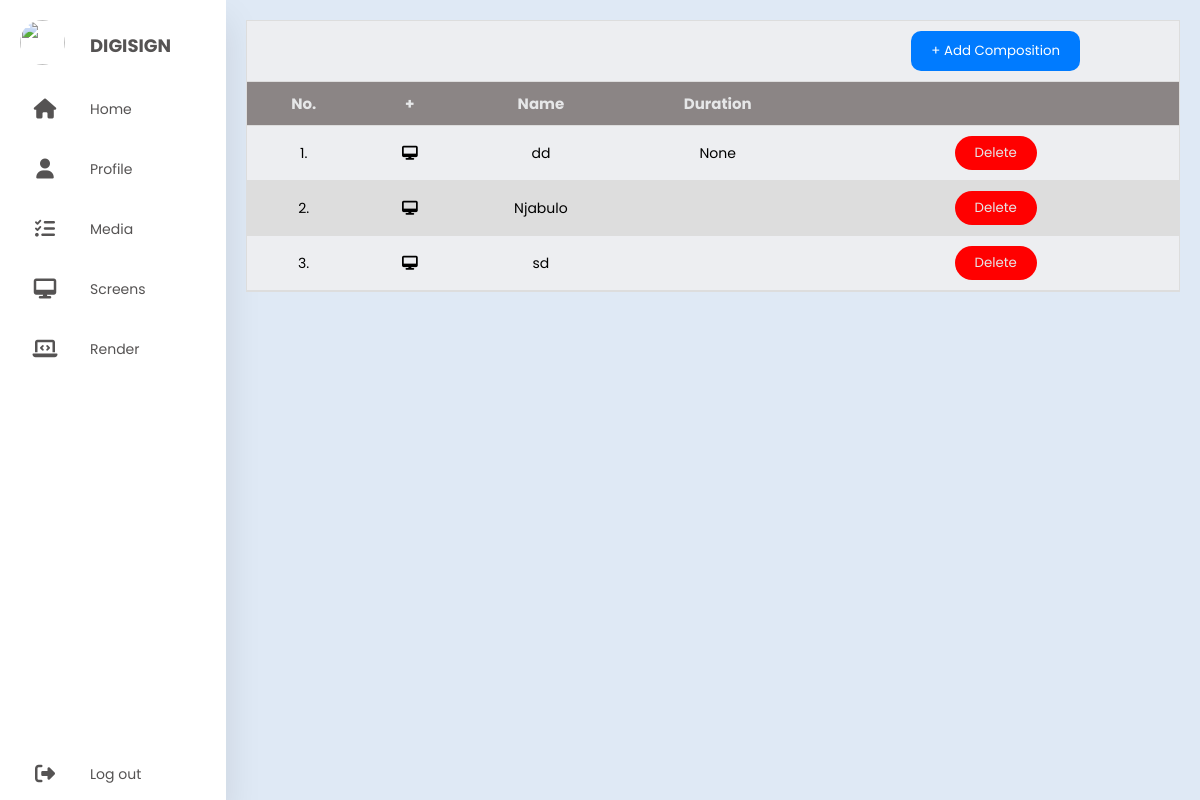
The app's page /render (signed in) with its own data.
### website/models.py (models this page shows)
class Composition(db.Model):
    id = db.Column(db.Integer, primary_key=True)
    name = db.Column(db.String(150), nullable=False)
    description = db.Column(db.String(500), nullable=True)
    user_id = db.Column(db.Integer, db.ForeignKey('user.id'), nullable=False)  # Each composition belongs to one user
    duration = db.Column(db.String(50), nullable=True)
    screens = db.relationship('Screen', backref='composition', lazy=True)
    contents = db.relationship('Content', secondary=composition_content, lazy='subquery',
                               backref=db.backref('compositions', lazy=True))  # Composition can have many contents

### website/views.py (the view)
@views.route("/render", methods=["GET","POST"])
@login_required
def render():
    return render_template("render.html", user=current_user)

### website/__init__.py (called while the page is built)
def create_app():
    app = Flask(__name__)
    app.config["SECRET_KEY"] = 'weebvefbvobewivbw'
    app.config["SQLALCHEMY_DATABASE_URI"] = f"sqlite:///{DB_NAME}"
    app.config['UPLOAD_FOLDER'] = 'static/userFiles'
    db.init_app(app)
    login_manager = LoginManager()
    login_manager.login_view = "auth.login"     #Redirect to login page if user not logged in
    login_manager.init_app(app)
    from .views import views
    from .auth import auth
    app.register_blueprint(views, url_prefix="/")
    app.register_blueprint(auth, url_prefix="/")
    from .models import User, Content
    create_database(app)
    login_manager = LoginManager()
    login_manager.login_view = "auth.login"     #Redirect to auth.login if user not logged in
    login_manager.init_app(app)
    @login_manager.user_loader
    def load_user(id):
        return User.query.get(int(id))
    return app

### website/templates/render.html (shortened to what this page needs)
{% extends "dashboard.html" %}
{% block style%}
<link rel="stylesheet" href="../static/css/media_style.css" />
<link rel="stylesheet" href="../static/css/screens_style.css" />
{% endblock %}
{% block content %}
<div class="header_fixed">
    <table>
        <thead
            <tr>
                <td></td>
                <td></td>
                <td></td>
                <td>{{msg}}</td>
                <td><button onclick="location.href='/addComposition'">+ Add Composition</button></td>
            <tr>
                <th>No.</th>
                <th> + </th>
                <th>Name</th>
                <th>Duration</th>
                <th></th>
            </tr>
        </thead>
        {% for composition in user.compositions %}
        <tr>
            <td>
                {{ loop.index }}.
            </td>
            <td>
                <i class="fas fa-desktop"></i>
            </td>
            <td>
                {{composition.name}}
            </td>
            <td>
                {{composition.duration}}
            </td>
            <td>
                <button type="button" onClick="confirmDelete( {{ composition.id }} )">
                Delete
                </button>
            </td>
        </tr>
        {% endfor %}
{% endblock %}

### website/static/css/base_style.css (style rules this page uses)
* { margin: 0; padding: 0; outline: none; border: none; text-decoration: none; box-sizing: border-box; font-family: "Poppins", sans-serif; }
body { background: #dfe9f5; }

### website/static/css/media_style.css (style rules this page uses)
table { width: 100%; border-collapse: collapse; height: 50px; text-align: center; }
.header_fixed { max-height: 100vh; width: 100%; overflow: auto; border: 1px solid #dddddd; }
.header_fixed thead th { position: sticky; top: 10px; background-color: rgb(139, 133, 133); color: #e6e7e8; font-size: 15px; }
th, td { border-bottom: 1px solid #dddddd; padding: 10px 20px; font-size: 14px; height: 30px; }
tr:nth-child(even) { background-color: #dddddd; }
tr:nth-child(odd) { background-color: #edeef1; }
td button { border: none; padding: 7px 20px; border-radius: 20px; background-color: red; color: #e6e7e8; }

### website/static/css/screens_style.css (style rules this page uses)
thead button { padding: 10px 20px; background-color: #007BFF; color: #fff; border: none; cursor: pointer; border-radius: 10px; }

### records on screen
Composition: name "dd", duration "None"
Composition: name "Njabulo"
Composition: name "sd"
